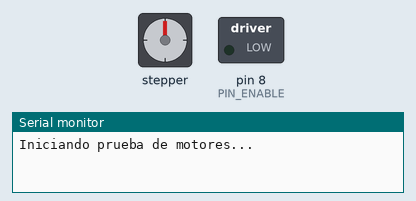
A sketch run on a simulated Arduino Uno, built with avr-gcc and run on an emulated ATmega328P. Parts: stepper motor, switched loads named in the sketch (green lamp = pin HIGH), the last lines printed to the serial monitor. Stepper angles assume 200 steps per turn.

Above: at 0.15 s.
At 9.69 s:
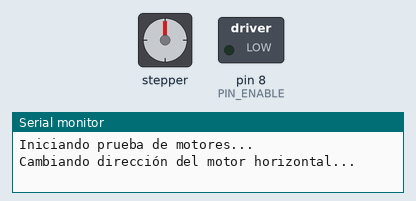
At 19.95 s:
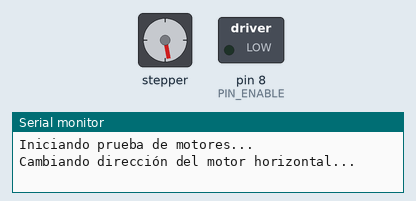
At 39.67 s:
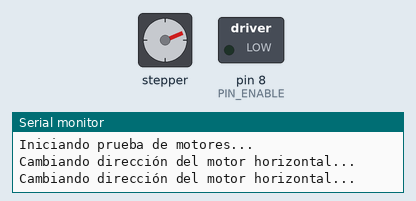
Timing chart, 0 to 40.0 s (numbered marks = the images above):
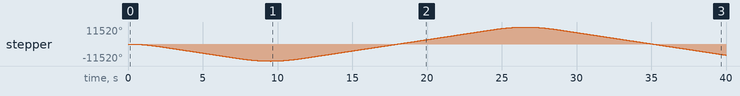

Measured:
- by itself, stepper: turns 11520° counter-clockwise in 9.5 s, then 23040° clockwise in 17.0 s, then 19003° counter-clockwise in 13.4 s

The sketch:

MOVEMENT_SUNTRACKER.ino
```cpp
#include <AccelStepper.h>

// PINES DE MOTOR PAP
#define PIN_ENABLE 8 // Habilitación compartida para ambos motores

#define PAP_DIR_X 5
#define PAP_STEP_X 2

#define PAP_DIR_Z 7
#define PAP_STEP_Z 4

// Configuración de los motores
AccelStepper motor_horizontal(1, PAP_STEP_X, PAP_DIR_X);
AccelStepper motor_vertical(1, PAP_STEP_Z, PAP_DIR_Z);

void setup()
{
  // Configuración de pines
  pinMode(PIN_ENABLE, OUTPUT);
  digitalWrite(PIN_ENABLE, LOW); // LOW para activar los motores

  // Configuración del motor horizontal
  motor_horizontal.setMaxSpeed(1000);   // Velocidad máxima (STEPS por segundo)
  motor_horizontal.setAcceleration(500); // Aceleración (STEPS/seg^2)
  motor_horizontal.setCurrentPosition(0); // Posición inicial

  // Configuración del motor vertical
  motor_vertical.setMaxSpeed(1000);      // Velocidad máxima (sin movimiento real, pero necesaria)
  motor_vertical.setAcceleration(500);  // Aceleración
  motor_vertical.setCurrentPosition(0); // Posición inicial
  motor_vertical.moveTo(0);             // Mantener la posición actual (bloqueado)

  // Iniciar monitor serie
  Serial.begin(9600);
  Serial.println("Iniciando prueba de motores...");

  // Configurar el movimiento inicial del motor horizontal
  motor_horizontal.moveTo(-6400); // 3200 pasos = 1 vuelta completa si tienes 200 pasos/rev y un microstepping de 16
}

void loop()
{
  // Mantener el motor vertical bloqueado
  motor_vertical.run(); // Aunque no se mueve, mantiene la posición
  motor_vertical.stop();

  // Ejecutar movimientos del motor horizontal
  motor_horizontal.run();

  // Cambiar dirección del motor horizontal al llegar al destino
  if (motor_horizontal.distanceToGo() == 0) {
    Serial.println("Cambiando dirección del motor horizontal...");
    motor_horizontal.moveTo(-motor_horizontal.currentPosition()); // Ir en la dirección opuesta
  }
}
```
